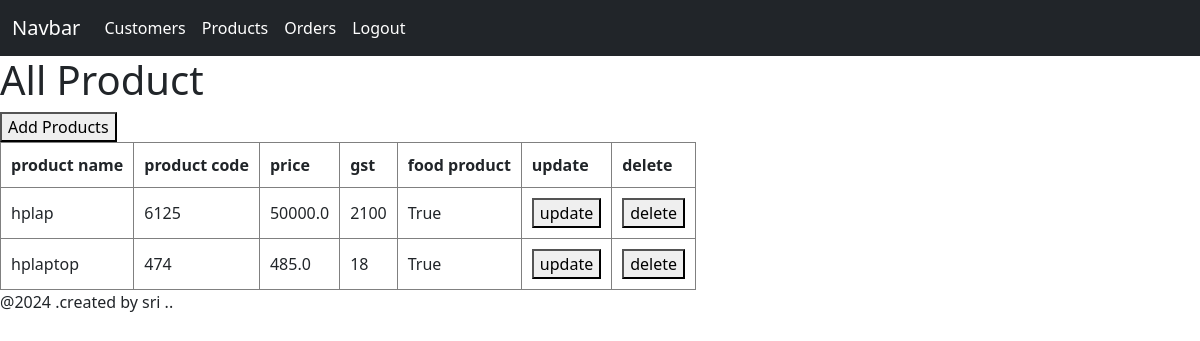
/hi/product/, run on the app's committed database.
### New_App/models.py (models this page shows, shortened)
class Mytable(models.Model):
    product_name = models.CharField(max_length=30 , null = True)
    product_code = models.CharField(max_length=30 , null = True)
    price = models.FloatField(default=0)
    gst = models.IntegerField(default=0)
    food_product = models.BooleanField(default=False)

### New_App/views.py (the view)
# urls.py: path('product/',product),
def product(request):
    context = {
        "all_product":Mytable.objects.all()
    }
    return render (request,'product.html',context)

### Frontend/templates/product.html
{% extends 'base.html' %}
{% block content %}
    <h1>All Product</h1>
    <body>
<a href="/hi/form/">
    <button>Add Products</button>
</a>
<table border="1">
    <thead>
        <tr>
            <th>product name</th>
            <th>product code</th>
            <th>price</th>
            <th>gst</th>
            <th>food product</th>
            <th>update</th>
            <th>delete</th>
        </tr>
    </thead>
    <tbody>
        {% for i in all_product %}
        <tr>
            <td>{{i.product_name}}</td>
            <td>{{i.product_code}}</td>
            <td>{{i.price}}</td>
            <td>{{i.gst}}</td>
            <td>{{i.food_product}}</td>
            <td>
                <a href="{% url 'product_update' i.id %}">
                    <button>update</button>
                </a>
            </td>
            <td>
                <a href="{% url 'product_delete' i.id %}">
                    <button>delete</button>
                </a>
            </td>
        </tr>
        {% endfor %}
    </tbody>
</table>
{% endblock %}

### Frontend/templates/base.html (style rules this page uses)
table,th,td { border: 1px solid gray; padding: 10px; }

### data on the page
Mytable: product_name "hplap", product_code "6125", price "50000.0", gst "2100", food_product "True"
Mytable: product_name "hplaptop", product_code "474", price "485.0", gst "18", food_product "True"
